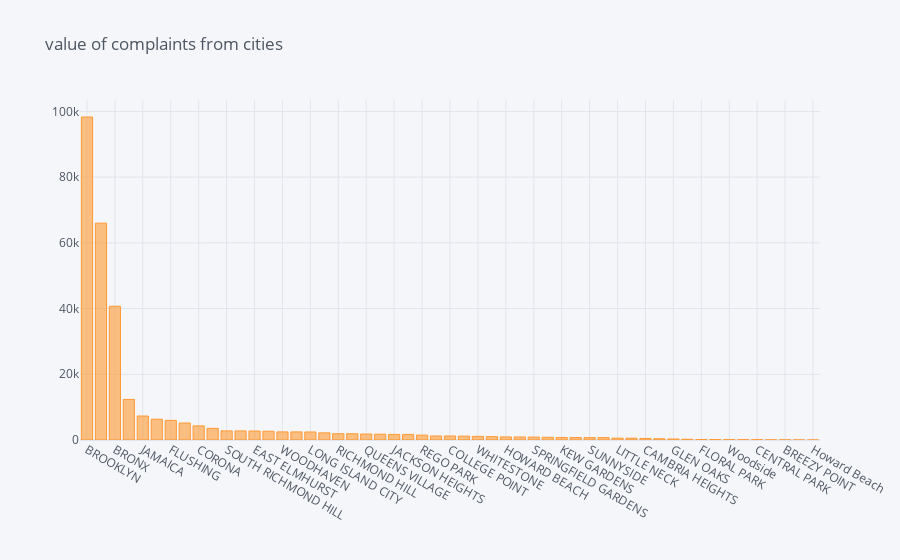

Here is the notebook cell this chart was saved with:
### Code cell
df["City"].value_counts().iplot(kind="bar",title="value of complaints from cities")
   # most of the complaints from brooklyn city..

### Figure 1 — Plotly figure (JSON) as saved in the notebook; plotly's stock layout.template omitted (floating-point values rounded to 4 significant figures)
{"data": [{"marker": {"color": "rgba(255, 153, 51, 0.6)", "line": {"color": "rgba(255, 153, 51, 1.0)", "width": 1}}, "name": "City", "orientation": "v", "text": "", "type": "bar", "x": ["BROOKLYN", "NEW YORK", "BRONX", "STATEN ISLAND", "JAMAICA", "ASTORIA", "FLUSHING", "RIDGEWOOD", "CORONA", "WOODSIDE", "SOUTH RICHMOND HILL", "OZONE PARK", "EAST ELMHURST", "ELMHURST", "WOODHAVEN", "MASPETH", "LONG ISLAND CITY", "SOUTH OZONE PARK", "RICHMOND HILL", "FRESH MEADOWS", "QUEENS VILLAGE", "MIDDLE VILLAGE", "JACKSON HEIGHTS", "FOREST HILLS", "REGO PARK", "BAYSIDE", "COLLEGE POINT", "FAR ROCKAWAY", "WHITESTONE", "HOLLIS", "HOWARD BEACH", "ROSEDALE", "SPRINGFIELD GARDENS", "SAINT ALBANS", "KEW GARDENS", "ROCKAWAY PARK", "SUNNYSIDE", "Astoria", "LITTLE NECK", "OAKLAND GARDENS", "CAMBRIA HEIGHTS", "BELLEROSE", "GLEN OAKS", "ARVERNE", "FLORAL PARK", "Long Island City", "Woodside", "NEW HYDE PARK", "CENTRAL PARK", "QUEENS", "BREEZY POINT", "East Elmhurst", "Howard Beach"], "y": [98307, 65994, 40702, 12343, 7296, 6330, 5971, 5163, 4295, 3544, 2774, 2755, 2734, 2673, 2464, 2462, 2437, 2173, 1904, 1899, 1814, 1765, 1689, 1688, 1486, 1221, 1220, 1179, 1098, 1012, 931, 922, 883, 834, 771, 745, 723, 717, 559, 551, 477, 375, 306, 220, 152, 134, 120, 98, 97, 32, 30, 14, 1]}], "layout": {"legend": {"bgcolor": "#F5F6F9", "font": {"color": "#4D5663"}}, "paper_bgcolor": "#F5F6F9", "plot_bgcolor": "#F5F6F9", "title": {"font": {"color": "#4D5663"}, "text": "value of complaints from cities"}, "xaxis": {"gridcolor": "#E1E5ED", "showgrid": true, "tickfont": {"color": "#4D5663"}, "title": {"font": {"color": "#4D5663"}, "text": ""}, "zerolinecolor": "#E1E5ED"}, "yaxis": {"gridcolor": "#E1E5ED", "showgrid": true, "tickfont": {"color": "#4D5663"}, "title": {"font": {"color": "#4D5663"}, "text": ""}, "zerolinecolor": "#E1E5ED"}}}
